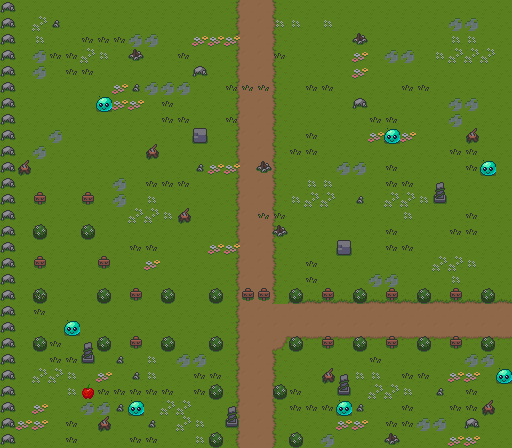

A 2D game scene composited from a Tiled map and its tileset images. What follows is a short description and the map's XML, with each tile layer's data collapsed to a summary:
An orthogonal 32x28 tile map with 16x16 px tiles, 7 tile layers (ground, cant_pass, objects, buildings, ...), 3 tilesets.

<map version="1.10" tiledversion="1.11.2" orientation="orthogonal" renderorder="right-down" width="32" height="28" tilewidth="16" tileheight="16" infinite="0" nextlayerid="11" nextobjectid="1">
 <tileset firstgid="1" source="Overworld_Tileset.tsx" />
 <tileset firstgid="235" source="slime_blue.tsx" />
 <tileset firstgid="236" source="apple 16.tsx" />
 <layer id="3" name="ground" width="32" height="28">
  <data>[896 cells, 896 non-empty, 8 distinct tile ids]</data>
 </layer>
 <layer id="4" name="cant_pass" width="32" height="28">
  <data>[896 cells, 63 non-empty, 5 distinct tile ids]</data>
 </layer>
 <layer id="6" name="objects" width="32" height="28">
  <data>[896 cells, 189 non-empty, 11 distinct tile ids]</data>
 </layer>
 <layer id="5" name="buildings" width="32" height="28">
  <data>[896 cells, 0 non-empty, 0 distinct tile ids]</data>
 </layer>
 <layer id="8" name="slime" width="32" height="28">
  <data>[896 cells, 8 non-empty, 2 distinct tile ids]</data>
 </layer>
 <layer id="9" name="life_powerUp" width="32" height="28">
  <data>[896 cells, 0 non-empty, 0 distinct tile ids]</data>
 </layer>
 <layer id="10" name="shield_powerUp" width="32" height="28">
  <data>[896 cells, 0 non-empty, 0 distinct tile ids]</data>
 </layer>
</map>
